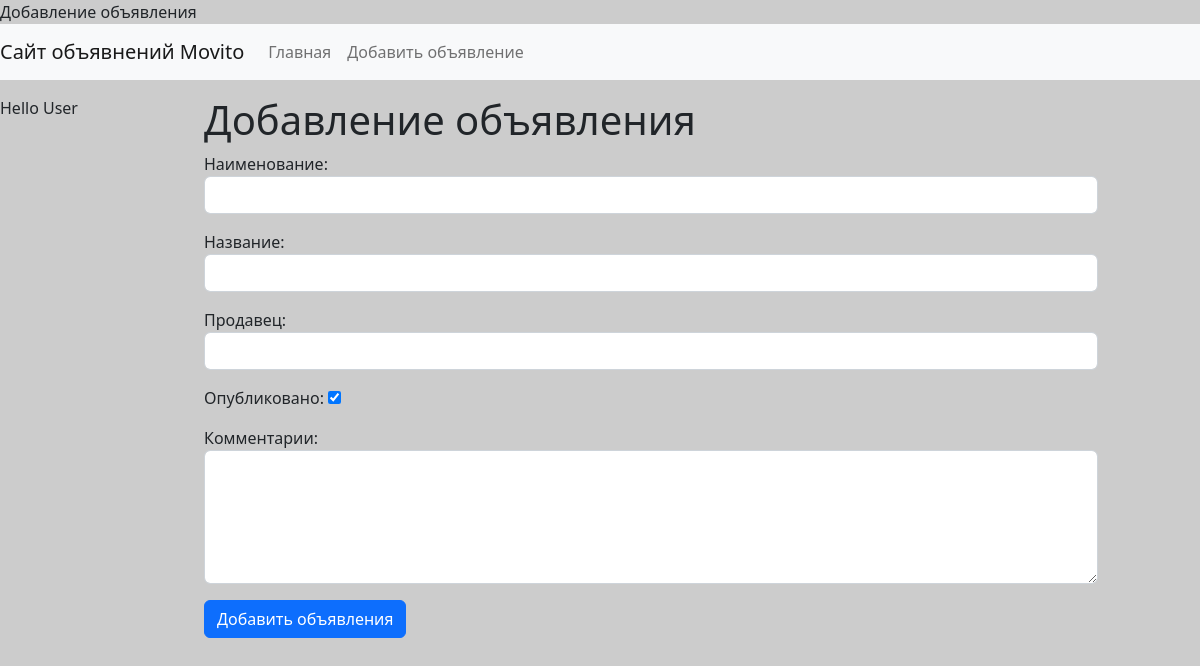
Before: /catalog/add-advert/ with the older database file.
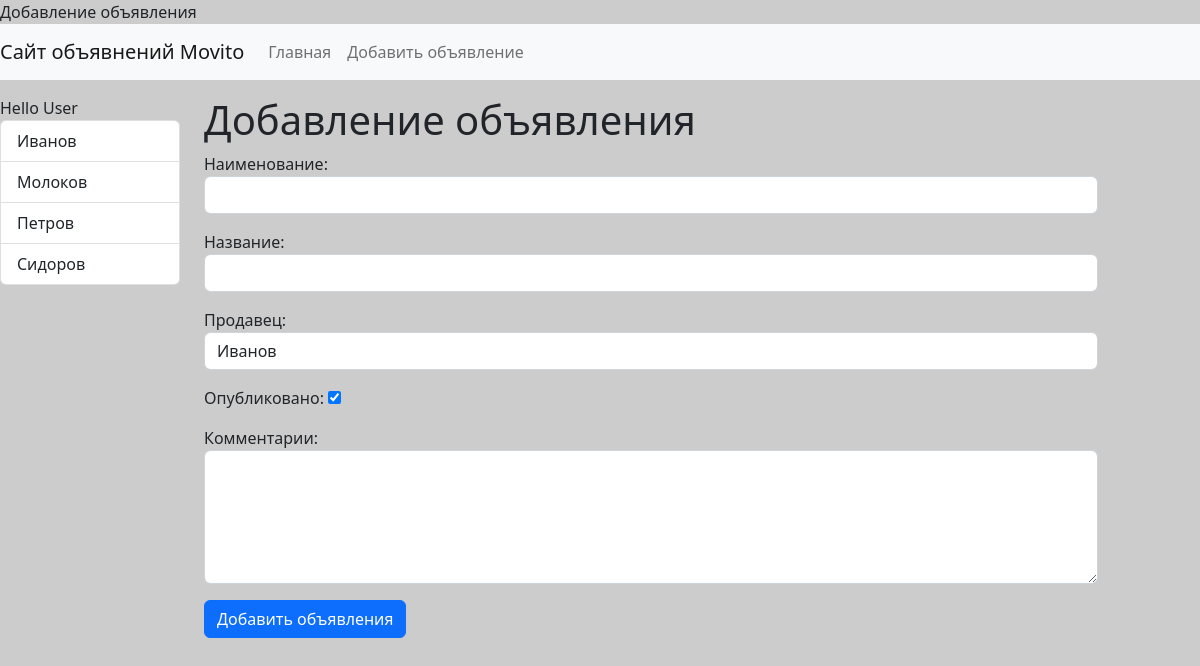
After: the same page with the newer database file.
### catalog/models.py (models this page shows)
class Seller(models.Model):
    seller_name = models.CharField(max_length=150, db_index=True, verbose_name='Имя Продавца')
    class Meta:
            verbose_name = 'Продавец'
            verbose_name_plural = 'Продавцы'
            ordering = ['seller_name']
    def __str__(self) -> str:
        return self.seller_name
    def get_absolute_url(self):
        return reverse('name_path_seller', kwargs={"seller_id": self.pk})

### catalog/views.py (the view)
# urls.py: path('catalog/add-advert/', add_advert, name='name_path_add_advert'),
def add_advert(request):
    if request.method =='POST':
        form_advert = AdvertForm(request.POST)
        if form_advert.is_valid():
            print(form_advert.cleaned_data)
            Catalog.objects.create(**form_advert.cleaned_data)  # **- распаковка словаря
            return redirect('name_path_home')
    else:
        form_advert = AdvertForm()
    data_in_template_AddAdvert = {
        'formAdvert': form_advert,
    }
    return render(request, 'catalog/add_advert.html', context= data_in_template_AddAdvert)

### catalog/forms.py
class AdvertForm(forms.Form):
    title = forms.CharField(max_length=150, label='Наименование', widget=forms.TextInput(attrs={"class": "form-control"}))
    name = forms.CharField(max_length=150, label='Название', required=False, widget=forms.TextInput(attrs={"class": "form-control"}) )
    seller = forms.ModelChoiceField(queryset=Seller.objects.all(), label='Продавец', empty_label=None, widget=forms.Select(attrs={"class": "form-control"}))
    is_publ = forms.BooleanField( label='Опубликовано', initial=True)
    comments = forms.CharField( label='Комментарии', required=False, widget=forms.Textarea(attrs={"class": "form-control", "rows": 5}) )                      # комментарии к товару

### catalog/templatetags/catalog_tags.py (called while the page is built)
@register.inclusion_tag('catalog/list_sellers.html')
def show_sellers(arg1 = "Hello", arg2 = "world"):
    sellers = Seller.objects.all()
    return {"list_of_sellers" : sellers, 'arg1': arg1, 'arg2': arg2}

### catalog/templates/catalog/add_advert.html (shortened to what this page needs)
{% extends 'base.html' %}
{% block sidebar %}
{% include 'inc/_sidebar.html' %}
{% endblock %}
{% block content %}
<h1>Добавление объявления</h1>
<form action="{% url 'name_path_add_advert' %}" method="post">
    {{ formAdvert.as_p }}
    <button type="submit" class="btn btn-primary btn-block">Добавить объявления</button>
</form>
{% endblock %}

### catalog/templates/catalog/list_sellers.html
<div class="list-group">
    {{ arg1}} {{ arg2}}
    {% for  itemSeller in list_of_sellers %}
    <a href=" {{ itemSeller.get_absolute_url }}" class="list-group-item list-group-item-action"> {{ itemSeller.seller_name }}</a>
    {% endfor %}
</div>

Changed rows visible on the page:
added Seller: seller_name "Иванов"
added Seller: seller_name "Молоков"
added Seller: seller_name "Петров"
added Seller: seller_name "Сидоров"
Other visible differences:
form field seller: (not shown) → "Иванов"
